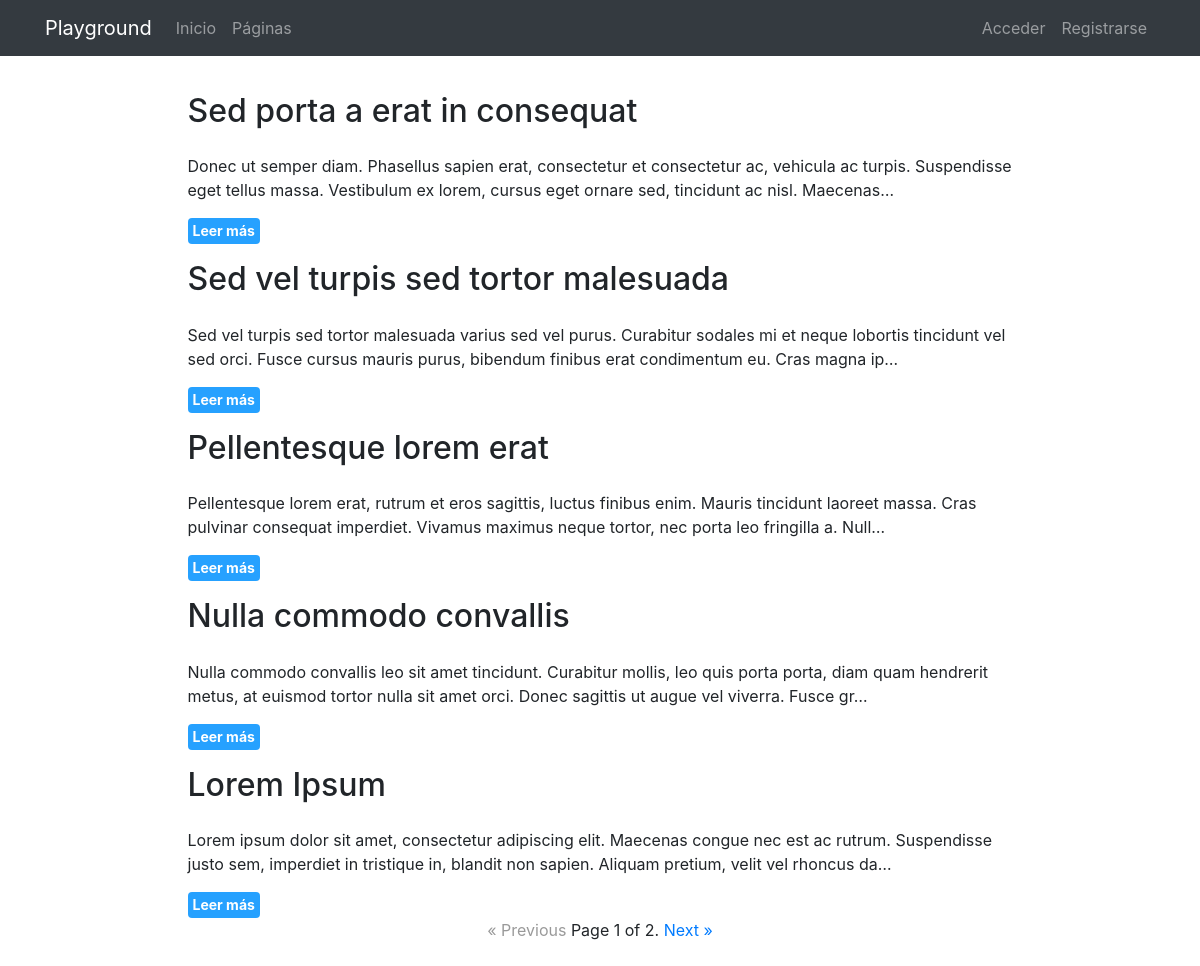
The page /pages/ on the database its author committed.
### pages/models.py (models this page shows, shortened)
class Page(models.Model):
    title = models.CharField(verbose_name="Título", max_length=200)
    content = RichTextField(verbose_name="Contenido")
    order = models.SmallIntegerField(verbose_name="Orden", default=0)
    created = models.DateTimeField(auto_now_add=True, verbose_name="Fecha de creación")
    updated = models.DateTimeField(auto_now=True, verbose_name="Fecha de edición")
    class Meta:
        verbose_name = "página"
        verbose_name_plural = "páginas"
        ordering = ['order', 'title']

### pages/views.py (the view)
# urls.py: path('', PageListView.as_view(), name='pages'),
class PageListView(ListView):
    model = Page
    template_name = "pages/page_list.html"
    paginate_by = 5

### pages/templates/pages/page_list.html (shortened to what this page needs)
{% extends 'core/base.html' %}
{% load static %}
{% block content %}
<link rel="stylesheet" href="{% static 'pages/css/styles.css' %}">
<main role="main">
  <div class="container mb-4">
    {% for page in page_list|dictsortreversed:'id' %}
    <div class="row mt-3">
      <div class="col-md-9 mx-auto">
        <h2 class="mb-4">{{page.title}}</h2>
        <div>
          <p>{{page.content|striptags|safe|truncatechars:"200"}}</p>
          <div class="buttoner">
            <a href="{% url 'pages:page' page.id page.title|slugify %}" class="link-button page-button primary-button">Leer más</a>
          </div>
        </div>
      </div>
    </div>
    {% endfor %}
    <div class="pagination">
      <span class="step-links">
        {% if page_obj.has_previous %}
        <a href="?page=1" class="active">&laquo;</a>
        <a href="?page={{ page_obj.previous_page_number }}" class="active">Previous</a>
        {% else %}
        <a href="#" class="disabled">&laquo;</a>
        <a href="#" class="disabled">Previous</a>
        {% endif %}
        <span class="current">
          Page {{ page_obj.number }} of {{ page_obj.paginator.num_pages }}.
        </span>
        {% if page_obj.has_next %}
        <a href="?page={{ page_obj.next_page_number }}" class="active">Next</a>
        <a href="?page={{ page_obj.paginator.num_pages }}" class="active">&raquo;</a>
        {% else  %}
        <a href="#" class="disabled">Next</a>
        <a href="#" class="disabled">&raquo;</a>
        {% endif %}
      </span>
    </div>
  </div>
</main>
{% endblock %}

### core/static/core/css/main.css (style rules this page uses)
main { padding-top: 20px; }
:root { --jumbotron-padding-y: 3rem; }

### pages/static/pages/css/styles.css (style rules this page uses)
.buttoner { display: flex; gap: 10px; }

### rows shown on the page
Page: title "Sed porta a erat in consequat", content "Donec ut semper diam. Phasellus sapien erat, consectetur et consectetur ac, vehicula ac turpis. Suspendisse eget tellus massa. Vestibulum ex lorem, cursus eget ornare sed, tincidunt ac nisl. Maecenas…"
Page: title "Sed vel turpis sed tortor malesuada", content "Sed vel turpis sed tortor malesuada varius sed vel purus. Curabitur sodales mi et neque lobortis tincidunt vel sed orci. Fusce cursus mauris purus, bibendum finibus erat condimentum eu. Cras magna ip…"
Page: title "Pellentesque lorem erat", content "Pellentesque lorem erat, rutrum et eros sagittis, luctus finibus enim. Mauris tincidunt laoreet massa. Cras pulvinar consequat imperdiet. Vivamus maximus neque tortor, nec porta leo fringilla a. Null…"
Page: title "Nulla commodo convallis", content "Nulla commodo convallis leo sit amet tincidunt. Curabitur mollis, leo quis porta porta, diam quam hendrerit metus, at euismod tortor nulla sit amet orci. Donec sagittis ut augue vel viverra. Fusce gr…"
Page: title "Lorem Ipsum", content "Lorem ipsum dolor sit amet, consectetur adipiscing elit. Maecenas congue nec est ac rutrum. Suspendisse justo sem, imperdiet in tristique in, blandit non sapien. Aliquam pretium, velit vel rhoncus da…"

### other values the page prints
{{ page_obj.number }} "1"
{{ page_obj.paginator.num_pages }} "2"
